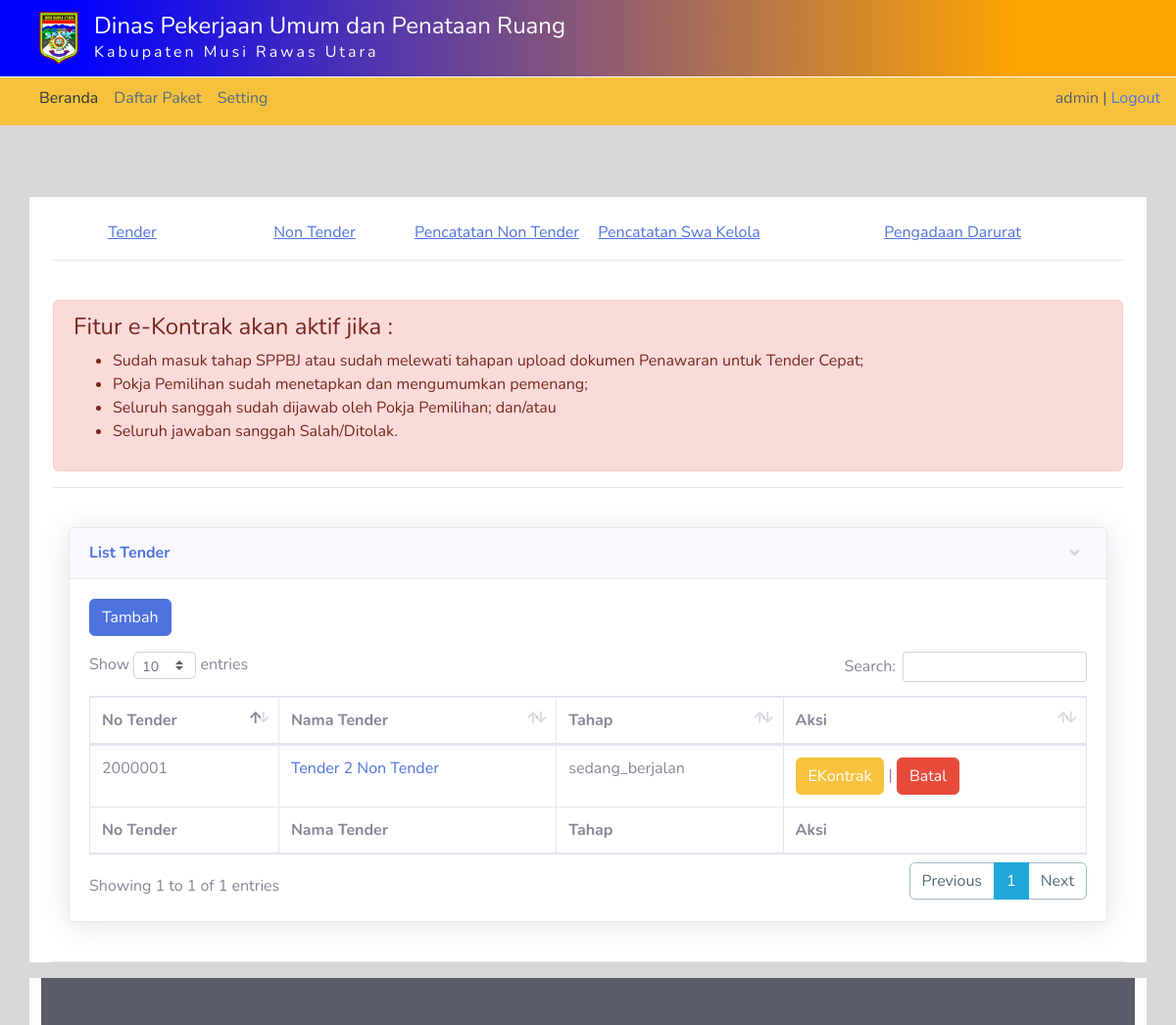
/admin/non_tender (signed in), run on the app's committed database.
### tables this page shows
CREATE TABLE `non_tender` (
  `id` int(11) NOT NULL,
  `kode_tender` varchar(255) NOT NULL,
  `nama_tender` varchar(255) NOT NULL,
  `tahap_tender` varchar(255) NOT NULL,
  `created_at` date NOT NULL
);

### admin/include/non_tender.php (the view)
<div class="container-fluid">
    <div class="row">
        <div class="col-lg-12">
            <div class="card shadow mb-4">
                <a href="#collapseCard1" class="d-block card-header py-3" data-toggle="collapse" role="button" aria-expanded="true" aria-controls="collapseCard1">
                    <h6 class="m-0 font-weight-bold text-primary">List Tender</h6>
                </a>
                <div class="collapse show " id="collapseCard1">
                    <div class="card-body scroll">
                        <p> <a href="add-non-tender" class="btn btn-primary"> Tambah </a> </p>
                        <div class="table-responsive">
                            <table class="table table-bordered" id="dataTable" width="100%" cellspacing="0">
                                <thead>
                                <tr>
                                    <th>No Tender</th>
                                    <th>Nama Tender</th>
                                    <th>Tahap</th>
                                    <th>Aksi</th>
                                </tr>
                                </thead>
                                <tfoot>
                                <tr>
                                    <th>No Tender</th>
                                    <th>Nama Tender</th>
                                    <th>Tahap</th>
                                    <th>Aksi</th>
                                </tr>
                                </tfoot>
                                <tbody>
                                <?php
                                $sql = mysqli_query($koneksi,"select * from non_tender");
                                while($data = mysqli_fetch_array($sql)){
                                ?>
                                 <tr>
                                    <td><?php echo $data['kode_tender']; ?></td>
                                    <td><a href="edit-non-tender-<?php echo $data['id']; ?>"><?php echo $data['nama_tender']; ?></a></td>
                                    <td><?php echo $data['tahap_tender']; ?></td>
                                    <td><a href="sppbj-non-tender-<?php echo $data['id']; ?>" class="btn btn-warning">EKontrak</a> | <a href="aksi.php?act=delete_non_tender&id=<?php echo $data['id'];?>" onclick="return confirm('Are You Sure ??')" class="btn btn-danger">Batal</a></td>
                                </tr>
                                <?php } ?>
                                </tbody>
                            </table>
                        </div>
                    </div>
                </div>
            </div>
        </div>
    </div>
</div>

### data on the page
non_tender: kode_tender "2000001", nama_tender "Tender 2 Non Tender", tahap_tender "sedang_berjalan"

### other printed values
$_SESSION['username'] "admin"
